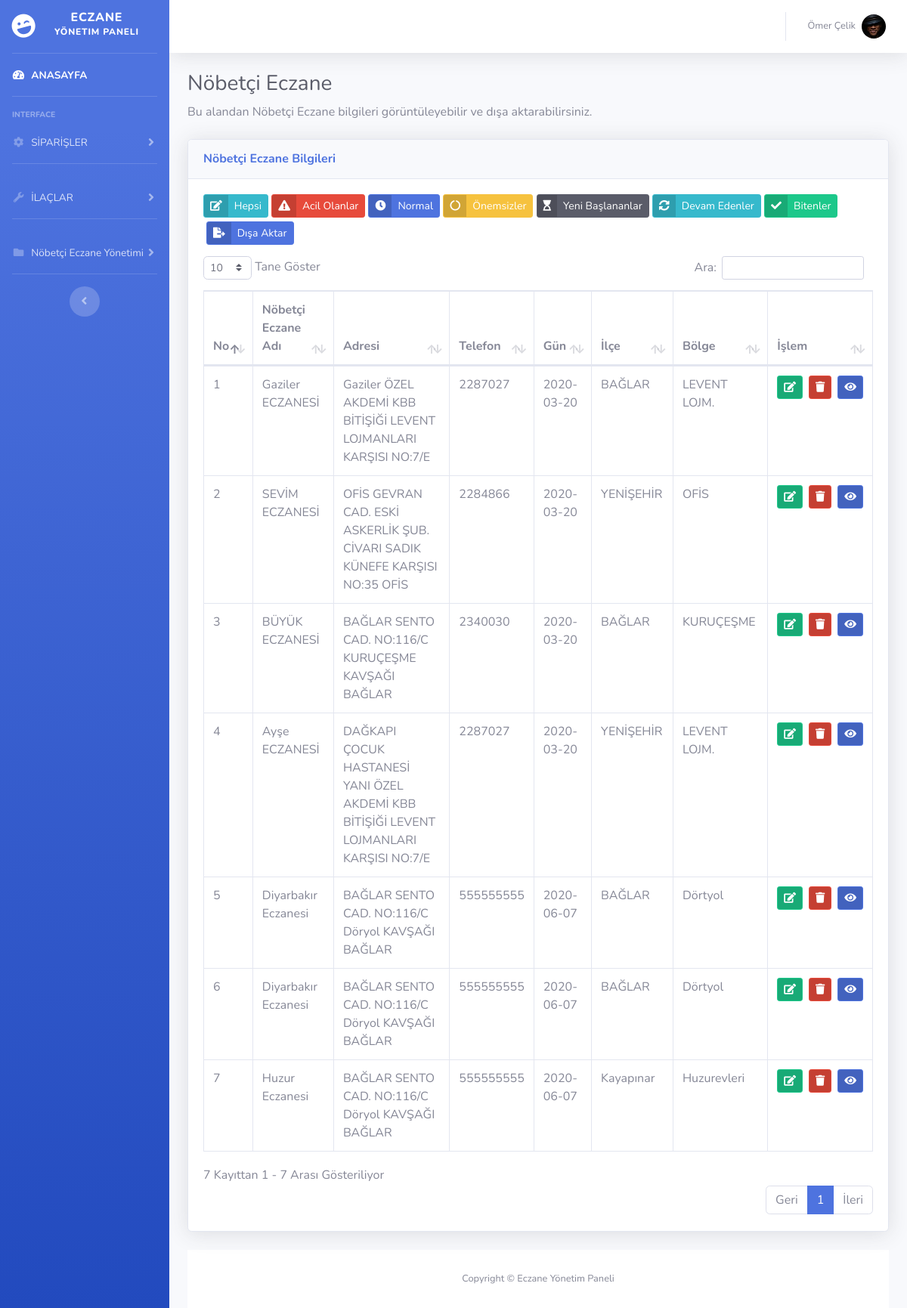
Screenshot of /nobetci_eczaneler.php (signed in) with the database file from the repository.
### tables this page shows
CREATE TABLE `ayarlar` (
  `id` int(11) NOT NULL,
  `site_baslik` varchar(300) NOT NULL,
  `site_aciklama` varchar(500) NOT NULL,
  `site_sahibi` varchar(200) NOT NULL
);

CREATE TABLE `nobetci_eczane` (
  `ne_id` int(11) NOT NULL,
  `ne_adi` varchar(300) NOT NULL,
  `ne_adres` varchar(500) NOT NULL,
  `ne_gun` date NOT NULL,
  `ne_telefon` bigint(16) NOT NULL,
  `ilce` varchar(100) NOT NULL,
  `bolge` varchar(100) NOT NULL
);

### nobetci_eczaneler.php (the view, shortened to what this page needs)
<?php
include'header.php'
?>
<link href="vendor/datatables/dataTables.bootstrap4.min.css" rel="stylesheet">
<div class="container-fluid">
  <h1 class="h3 mb-2 text-gray-800">Nöbetçi Eczane</h1>
  <p class="mb-4">Bu alandan Nöbetçi Eczane bilgileri görüntüleyebilir ve dışa aktarabilirsiniz.</p>
  <div class="card shadow mb-4">
    <div class="card-header py-3">
      <h6 class="m-0 font-weight-bold text-primary">Nöbetçi Eczane Bilgileri</h6>
    </div>
    <div class="card-body" style="width: 100%">
      <div class="mobilgizle gizlemeyiac" style="margin-bottom: 10px;">
        <button type="button" id="hepsi" style="margin-bottom: 5px;" class="btn btn-sm btn-info btn-icon-split">
          <span class="icon text-white-65">
            <i class="fas fa-edit"></i>
          </span>
          <span class="text">Hepsi</span>
        </button>
        <button type="button" id="acil" style="margin-bottom: 5px;" class="btn btn-sm btn-danger btn-icon-split">
          <span class="icon text-white-65">
            <i class="fas fa-exclamation-triangle"></i>
          </span>
          <span class="text">Acil Olanlar</span>
        </button>
        <button type="button" id="normal" style="margin-bottom: 5px;" class="btn btn-sm btn-primary btn-icon-split">
          <span class="icon text-white-65">
            <i class="fas fa-clock"></i>
          </span>
          <span class="text">Normal</span>
        </button>
        <button type="button" id="acelesiyok" style="margin-bottom: 5px;" class="btn btn-sm btn-warning btn-icon-split">
          <span class="icon text-white-65">
            <i class="fas fa-circle-notch"></i>
          </span>
          <span class="text">Önemsizler</span>
        </button>
        <button type="button" id="yeni" style="margin-bottom: 5px;" class="btn btn-sm btn-dark btn-icon-split">
          <span class="icon text-white-65">
            <i class="fas fa-hourglass-start"></i>
          </span>
          <span class="text">Yeni Başlananlar</span>
        </button>
        <button type="button" id="devam" style="margin-bottom: 5px;" class="btn btn-sm btn-info btn-icon-split">
          <span class="icon text-white-65">
            <i class="fas fa-sync-alt"></i>
          </span>
          <span class="text">Devam Edenler</span>
        </button>
        <button type="button" id="bitti" style="margin-bottom: 5px;" class="btn btn-sm btn-success btn-icon-split">
          <span class="icon text-white-65">
            <i class="fas fa-check"></i>
          </span>
          <span class="text">Bitenler</span>
        </button>
        <span class="dropdown no-arrow">
         <button data-toggle="dropdown" aria-expanded="false" type="button" id="aktarmagizleme" style="margin-left: 4px; margin-bottom: 5px;" class="btn btn-sm btn-primary btn-icon-split dropdown-toggle"><span class="icon text-white-65"><i class="fas fa-file-export"></i></span><span class="text">Dışa Aktar</span>
         </button>
      </span>
    </div>
    <div class="table-responsive">
      <table class="table table-bordered" id="dataTable" width="100%" cellspacing="0">
        <thead>
          <tr>
            <th>No</th>
            <th>Nöbetçi Eczane Adı</th>
            <th>Adresi</th>
            <th>Telefon</th>
            <th>Gün</th>
            <th>İlçe</th>
            <th>Bölge</th>
            <th>İşlem</th>
          </tr>
        </thead>
        <tbody>
			<?php
				$sayi=0;
				$nesor=$db->prepare("SELECT * From nobetci_eczane");
				$nesor->execute();
				while($necek=$nesor->fetch(PDO::FETCH_ASSOC)) {
							$sayi++; 		?>
						<tr>
							<td><?php echo $sayi ?></td>
							<td><?php echo $necek['ne_adi']	?></td>
							<td><?php echo $necek['ne_adres']	?></td>
							<td><?php echo $necek['ne_telefon']	?></td>
							<td><?php echo $necek['ne_gun']	?></td>
							<td><?php echo $necek['ilce']	?></td>
							<td><?php echo $necek['bolge'] ?></td>
							<td>
		 <div class="d-flex justify-content-center">
              <form action="neduzenle.php" method="POST">
                <button type="submit" name="neduzenleme" class="btn btn-success btn-sm btn-icon-split">
                  <span class="icon text-white-60">
                    <i class="fas fa-edit"></i>
                  </span>
                </button>
              </form>
              <form class="mx-2" action="islemler/islem.php" method="POST">
                <button type="submit" name="ne_sil" class="btn btn-danger btn-sm btn-icon-split">
                  <span class="icon text-white-60">
                    <i class="fas fa-trash"></i>
                  </span>
                </button>
              </form>
            <form action="nobetci_eczanler.php" method="POST">
              <button type="submit" name="ne_bak" class="btn btn-primary btn-sm btn-icon-split">
                <span class="icon text-white-60">
                  <i class="fas fa-eye"></i>
                </span>
              </button>
            </form>
          </div>
        </td>
      </tr>
					    <?php } ?>
					</tbody>
				</table>
		</div>
		</div>
	</div>
<?php include 'footer.php'; ?>

### header.php (shortened to what this page needs)
<?php
include 'islemler/baglan.php';
$ayarsor=$db->prepare("SELECT * FROM ayarlar");
$ayarsor->execute();
$ayarcek=$ayarsor->fetch(PDO::FETCH_ASSOC);
?>
<!DOCTYPE html>
<html lang="en">
<head>
	<link href="vendor/fontawesome-free/css/all.min.css" rel="stylesheet" type="text/css">
	<link href="css/sb-admin-2.min.css" rel="stylesheet">
</head>
<body id="page-top">
  <div id="wrapper">
    <ul class="navbar-nav bg-gradient-primary sidebar sidebar-dark accordion" id="accordionSidebar">
      <a class="sidebar-brand d-flex align-items-center justify-content-center" href="index.php">
        <div class="sidebar-brand-icon rotate-n-15">
          <i class="fas fa-laugh-wink"></i>
        </div>
        <div class="sidebar-brand-text mx-3">Eczane<sup> Yönetim Paneli</sup></div>
      </a>
      <hr class="sidebar-divider my-0">
      <li class="nav-item active">
        <a class="nav-link" href="index.php">
          <i class="fas fa-fw fa-tachometer-alt"></i>
          <span>ANASAYFA</span></a>
      </li>
      <hr class="sidebar-divider">
      <div class="sidebar-heading">
        Interface
      </div>
      <li class="nav-item">
        <a class="nav-link collapsed" href="#" data-toggle="collapse" data-target="#collapseTwo" aria-expanded="true" aria-controls="collapseTwo">
          <i class="fas fa-fw fa-cog"></i>
          <span>SİPARİŞLER</span>
        </a>
      </li>
	        <hr class="sidebar-divider">
      <li class="nav-item">
        <a class="nav-link collapsed" href="#" data-toggle="collapse" data-target="#collapseUtilities" aria-expanded="true" aria-controls="collapseUtilities">
          <i class="fas fa-fw fa-wrench"></i>
          <span>İLAÇLAR</span>
        </a>
      </li>
	        <hr class="sidebar-divider">
      <li class="nav-item">
        <a class="nav-link collapsed" href="nobetci_eczaneler.php" data-toggle="collapse" data-target="#collapsePages" aria-expanded="true" aria-controls="collapseTwo">
          <i class="fas fa-fw fa-folder"></i>
          <span>Nöbetçi Eczane Yönetimi</span>
        </a>
      </li>
      <hr class="sidebar-divider">
      <div class="text-center d-none d-md-inline">
        <button class="rounded-circle border-0" id="sidebarToggle"></button>
      </div>
    </ul>
    <div id="content-wrapper" class="d-flex flex-column">
      <div id="content">
        <nav class="navbar navbar-expand navbar-light bg-white topbar mb-4 static-top shadow">
          <ul class="navbar-nav ml-auto">
            <li class="nav-item dropdown no-arrow">
              <a class="nav-link dropdown-toggle" href="#" id="userDropdown" role="button" data-toggle="dropdown" aria-haspopup="true" aria-expanded="false">
                <span class="mr-2 d-none d-lg-inline text-gray-600 small"><?php echo $ayarcek['site_sahibi']?></span>
                <img class="img-profile rounded-circle" src="img/1.jpg"/>
              </a>
            </li>
          </ul>
        </nav>
      </div>

### nobetci_eczaneler.php (style rules this page uses)
@media only screen and (min-width: 700px) { .mobilgizle { display: block; } }

### rows the page displays
ayarlar: site_sahibi "Ömer Çelik"
nobetci_eczane: ne_adi "Gaziler ECZANESİ", ne_adres "Gaziler ÖZEL AKDEMİ KBB BİTİŞİĞİ LEVENT LOJMANLARI KARŞISI NO:7/E", ne_telefon "2287027", ne_gun "2020-03-20", ilce "BAĞLAR", bolge "LEVENT LOJM."
nobetci_eczane: ne_adi "SEVİM ECZANESİ", ne_adres "OFİS GEVRAN CAD. ESKİ ASKERLİK ŞUB. CİVARI SADIK KÜNEFE KARŞISI NO:35 OFİS", ne_telefon "2284866", ne_gun "2020-03-20", ilce "YENİŞEHİR", bolge "OFİS"
nobetci_eczane: ne_adi "BÜYÜK ECZANESİ", ne_adres "BAĞLAR SENTO CAD. NO:116/C KURUÇEŞME KAVŞAĞI BAĞLAR", ne_telefon "2340030", ne_gun "2020-03-20", ilce "BAĞLAR", bolge "KURUÇEŞME"
nobetci_eczane: ne_adi "Ayşe ECZANESİ", ne_adres "DAĞKAPI ÇOCUK HASTANESİ YANI ÖZEL AKDEMİ KBB BİTİŞİĞİ LEVENT LOJMANLARI KARŞISI NO:7/E", ne_telefon "2287027", ne_gun "2020-03-20", ilce "YENİŞEHİR", bolge "LEVENT LOJM."
nobetci_eczane: ne_adi "Diyarbakır Eczanesi", ne_adres "BAĞLAR SENTO CAD. NO:116/C Döryol KAVŞAĞI BAĞLAR", ne_telefon "555555555", ne_gun "2020-06-07", ilce "BAĞLAR", bolge "Dörtyol"
nobetci_eczane: ne_adi "Diyarbakır Eczanesi", ne_adres "BAĞLAR SENTO CAD. NO:116/C Döryol KAVŞAĞI BAĞLAR", ne_telefon "555555555", ne_gun "2020-06-07", ilce "BAĞLAR", bolge "Dörtyol"
nobetci_eczane: ne_adi "Huzur Eczanesi", ne_adres "BAĞLAR SENTO CAD. NO:116/C Döryol KAVŞAĞI BAĞLAR", ne_telefon "555555555", ne_gun "2020-06-07", ilce "Kayapınar", bolge "Huzurevleri"
